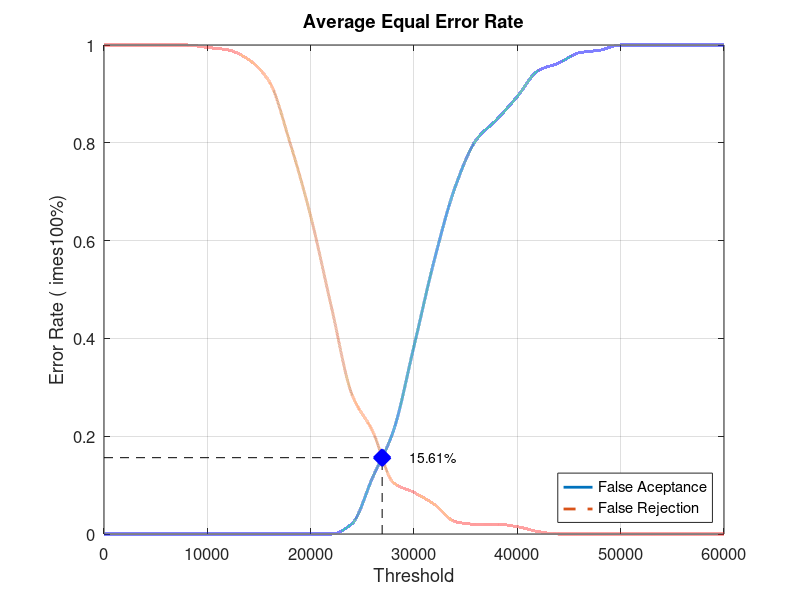
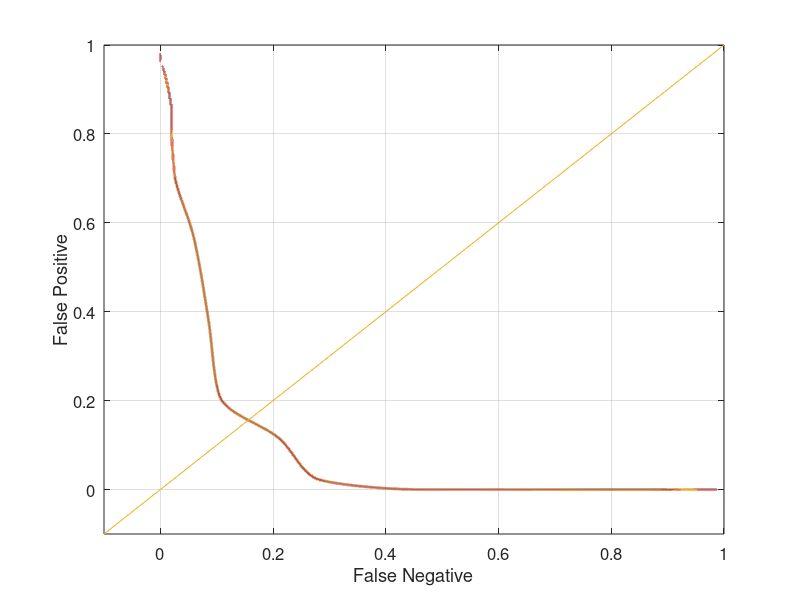

The MATLAB script that drew these images, in order:
close all;
clear;
clc;
x = 0:2000:60000;
xq = 0:0.5:60000;

y0 = [0 0 0 0 0 0 0 0 0 0 0 0 0.0210526 0.115789 0.210526 0.384211 0.563158 0.710526 0.805263 0.847368 0.894737 0.947368 0.963158 0.984211 0.989474 1 1 1 1 1 1]
yy0 = interp1(x, y0, xq, 'pchip');
y1 = [1 1 1 1 1 0.995 0.99 0.97 0.925 0.8 0.65 0.465 0.285 0.21 0.105 0.085 0.06 0.025 0.02 0.02 0.015 0.005 0 0 0 0 0 0 0 0 0]
yy1 = interp1(x, y1, xq, 'pchip');

% Calculating EER: 
y2 = abs(y0 - y1);
find(y2 == min(y2))
yy2 = abs(yy0 - yy1);
xEER = find(yy2 == min(yy2));
xEERIndex = xq(xEER) % X-axis EER
yEER = yy0(xEER) % Y-axis EER

main = figure
plot(xq, yy0,'-','LineWidth', 2);	hold on
plot(xq, yy1,'--','LineWidth', 2);	hold on
plot([xEERIndex xEERIndex], [0 yEER], 'k--');	hold on
plot([0 xEERIndex], [yEER yEER], 'k--');	hold on
plot(xEERIndex, yEER, 'bx', 'LineWidth', 10);	hold on
text(xEERIndex + 10 * xEERIndex / 100, yEER, [num2str(round((10000 * yEER)) / 100) '%'])
legend('False Aceptance', 'False Rejection', 'Location', 'SouthEast')
xlabel('Threshold')
ylabel('Error Rate (	imes100%)')
title('Average Equal Error Rate')
set(gca, 'FontSize', 12)
axis([0 60000 0 1])
grid on

print(main, 'Database2_2Main', '-dpng');
FNRxFPR = figure('Color', [1 1 1]);
plot(yy1, yy0, '-', yy1, yy0, 'LineWidth', 2);
hold on
y = -0.1:0.1:1
plot(y, y); 
set(gca, 'FontSize', 12)
xlabel('False Negative')
ylabel('False Positive')
axis([-0.1 1 -0.1 1])
set(gca, 'FontSize', 12)
grid on

print(FNRxFPR, 'Database2_2FNRxFPR','-dpng');
